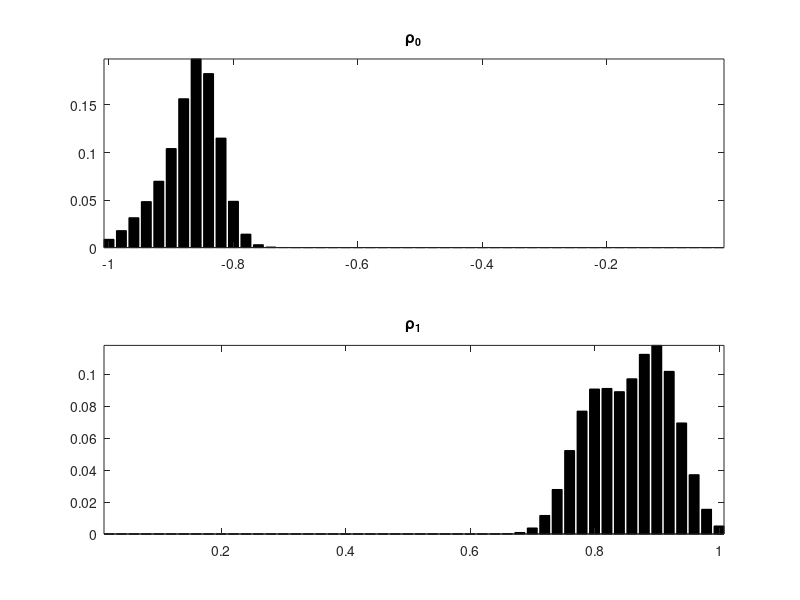

The MATLAB script that drew this image: (Note: this script raises an error after producing the figure.)
%% Generalized multimarginal problem: Guaasian Case
%% Consider the Generalized multimarginal problem, in which we now have two 
%% (or even more) toll placed at location, say x_{0} and y_{0}. The time 
%% variable now becomes t_{1} and t_{2} which is the moments of the particles 
%% throught the first and the second toll. The cost matrix is defined as follows:
% C_{x,y,t1,t2} = (x-x_{0})^{2}/t_1 + (y_{0}-x_{0})^{2}/t_2 +
% (y-y_{0})^{2}/(T-t_1-t_2)

% In the experiment, we set T=1, x_{0} = -0.2, y_{0} = 0.2;

clear all
clc


n1 = 50;  % (not exceed 1000)
n2 = 50;  % (not exceed 1000)

x = (0:n1-1)'/n1-1; % x \in [-1,0]
y = (1:n2)'/n2;     % y \in [ 0,1]

% Useful functions 
normalize = @(a)a/sum(a(:));                           % Normalization function 
Gaussian = @(x,t0,sigma)exp( -(x-t0).^2/(2*sigma^2) ); % Gaussian distribution generator

sigma1 = .02; sigma2 = .03; sigma3 = .04; sigma4 = .05;
% Marginal p
% p = Gaussian(x,-.9,sigma1);
p = 2.*Gaussian(x, -.9,sigma4) + 5.*Gaussian(x, -.85,sigma2);
% Marginal q
q = 3.*Gaussian(y, .8,sigma3) + 4.*Gaussian(y, .9,sigma3);
% q = Gaussian(y, .2,sigma2) + Gaussian(y, .8,sigma3);


p = normalize(p);
q = normalize(q);

% Plot the two distributions p and q
figure(1)
subplot(2,1,1);
bar(x, p, 'k'); axis tight;
title('\rho_{0}')
subplot(2,1,2);
bar(y, q, 'k'); axis tight;
title('\rho_{1}')


%% Define the time t_{i} \in [0, T] (tk):
% Discretization of the time mariginal by nt (not exceed 500)
nt1 = 50;
nt2 = 50;
% Define the time interval [0,T], notice that T is not neccesary to be 1.
T = 1;
t1 = 1/2*T*(0+0.01:nt1-0.01)'/nt1;
t2 = 1/2*T*(0+0.01:nt2-0.01)'/nt2+0.5;

%% Define the cost function C(x,y,t):
% C(x,y,t) = C_{ijk} = (x_i)^2./t_k + (y_i)^2/(T - t_k)
% Compute the 3-dimensional Cost matrix
[X,Y,T1,T2] = ndgrid(x,y,t1,t2);
C = (X+0.4).^2./T1 + (0.8).^2./(T2-T1) + (Y-0.4).^2./(T-T2);
% C = (X+0.2).^2./T1 + (0.4).^2./(T2-T1)  +(Y-0.2).^2./(T-T2);
% C = (X+0.2).^2./T1 + (0.4).^2.*inv_pos(T2-T1) +(Y-0.2).^2./(T-T2);
%% CVX solver 
% The CVX solver: MOSEK needs to be installed. 
% The sum function in the CVX package do not support high dimension summation
% The capacity constraint should be larger than 1: cap*T/nt>1

% Define the capacity 
cap = 1.5;
capacity1 = cap*T/nt1;
capacity2 = cap*T/nt2;

cvx_begin
cvx_solver mosek
cvx_precision best  % Options: low, medium, default, high, best
    variable Pi(n1,n2,nt1,nt2)
    variable rk1(nt1)
    variable rk2(nt2)
    minimize( sum(sum(sum(sum(C.*Pi)))) )
    subject to  
    % Define multi-marginal coupling counstraints:
    % 1.Marginal constraints on x coordinate
      squeeze( sum(sum(sum(permute(Pi,[2,3,4,1])))) ) == p;
    % 2.Marginal constraints on y coordinate   
      squeeze( sum(sum(sum(permute(Pi,[3,4,1,2])))) ) == q;
    % 3.Marinigal on t1-coordinate
      squeeze( sum(sum(sum(permute(Pi,[4,1,2,3])))) ) == rk1;
    % 4.Marinigal on t1-coordinate
      squeeze( sum(sum(sum(Pi))) ) == rk2; 
    % 4.Element-wise lower bound for \Pi
      Pi >= 0;
    % 5.Capacity/Toll constraints
        0 <= rk1 <= capacity1;    % r1_{k} with upperbound,
        %0 <= rk1;                  % r1_{k} without upperbound.
        0 <= rk2 <= capacity2;    % r2_{k} with upperbound,
        %0 <= rk2;                  % r2_{k} without upperbound.      
cvx_end


%% Constraints and Marginals checking
fprintf('Constraints deviation (should be 0):'); 
sum( squeeze( sum(sum(sum(permute(Pi,[2,3,4,1])))) ) - p )
sum( squeeze( sum(sum(sum(permute(Pi,[3,4,1,2])))) ) - q )
sum( squeeze( sum(sum(sum(permute(Pi,[4,1,2,3])))) )- rk1 )
sum( squeeze( sum(sum(sum(Pi))) ) - rk2 )

% Show that t marginal is a prbability measure
fprintf('Time marginals probability vector check (should be 1):'); 
sum(rk1)
sum(rk2)

%% testing t-marginals

figure()
subplot(2,1,1);
bar(t1,rk1,'k');
title('r1_{t}')
subplot(2,1,2);
bar(t2,rk2,'k');
title('r2_{t}')


%% Generate new coordinates for 3D plot
xx = x;
xy = zeros(size(xx));
xp = [xx,xy,p];

yy = y;
yx= ones(size(yy));
yq = [yy,yx,q];

toll_1_loc = -0.4;
toll_2_loc = 0.4;
ty1 = t1;
tx1 = (toll_1_loc).*ones(size(ty1));

ty2 = t2;
tx2 = (toll_2_loc).*ones(size(ty2));

%% figure: Line plot3
figure()
p1 = plot3(xx,xy,p,'LineWidth',2);
hold on
p2 = plot3(yy,yx,q,'LineWidth',2);
toll_1 = plot3(tx1,ty1,rk1,'LineWidth',1,'Color','k');
toll_2 = plot3(tx2,ty2,rk2,'LineWidth',1,'Color','k');

hold off
grid on
xlabel('Space')
ylabel('Time')
zlabel('Probability Density')
title('Two tolls')

%% Couplings 
pt1Coupling = squeeze(sum(Pi,[2,4]));
qt2Coupling = squeeze(sum(Pi,[1,3]));
tollCoupling = squeeze(sum(Pi,[1,2]));

figure()
p1 = plot3(xx,xy,p,'LineWidth',2,'Color','k');
hold on
p2 = plot3(yy,yx,q,'LineWidth',2,'Color','k');

toll_1 = plot3(tx1,ty1,rk1,'LineWidth',1,'Color','k');
toll_2 = plot3(tx2,ty2,rk2,'LineWidth',1,'Color','k');


[Ipt,Jp,~] = find(pt1Coupling);
for ipt=1:length(Ipt)
    pt_assignement = plot([xp(Ipt(ipt),1),tx1(Jp(ipt))],[xp(Ipt(ipt),2),ty1(Jp(ipt))],'LineWidth',3,'Color',[0.8 0.8 0.8]);
end

% qt Coupling (order fixed):
[Iqt,Jqt,~] = find(qt2Coupling);
for iqt=1:length(Iqt)
    qt_assignement = plot([yq(Iqt(iqt),1),tx2(Jqt(iqt))],[yq(Iqt(iqt),2),ty2(Jqt(iqt))],'LineWidth',3,'Color',[0.8 0.8 0.8]);
end

% tolls Coupling (order fixed):
[Itt,Jtt,~] = find(tollCoupling);
for iqt=1:length(Itt)
    qt_assignement = plot([tx1(Itt(iqt)),tx2(Jtt(iqt))],[ty1(Itt(iqt)),ty2(Jtt(iqt))],'LineWidth',3,'Color',[0.8 0.8 0.8]);
end

% t-axis plot
plot([toll_1_loc,toll_1_loc],[0,1],'LineWidth',2,'Color','k');
plot([toll_2_loc,toll_2_loc],[0,1],'LineWidth',2,'Color','k');

yarea1 = [.12 .12 .45 .46];
yarea2 = [.56 .56 .8876 .8876];
xarea1 = toll_1_loc*ones(size(yarea1));
xarea2 = toll_2_loc*ones(size(yarea2));
zarea = [0 capacity1 capacity1 0];

toll_1 = fill3(xarea1,yarea1,zarea, [0.6350 0.0780 0.1840]);
toll_1.FaceAlpha = 0.7;
toll_2 = fill3(xarea2,yarea2,zarea, [0 0.4470 0.7410]);
toll_2.FaceAlpha = 0.7;

ax = gca;
ax.FontSize = 13; 
hold off
xlabel('Space','FontSize',14)
ylabel('Time','FontSize',14)
zlabel('Density','FontSize',14)
view([-10 40])